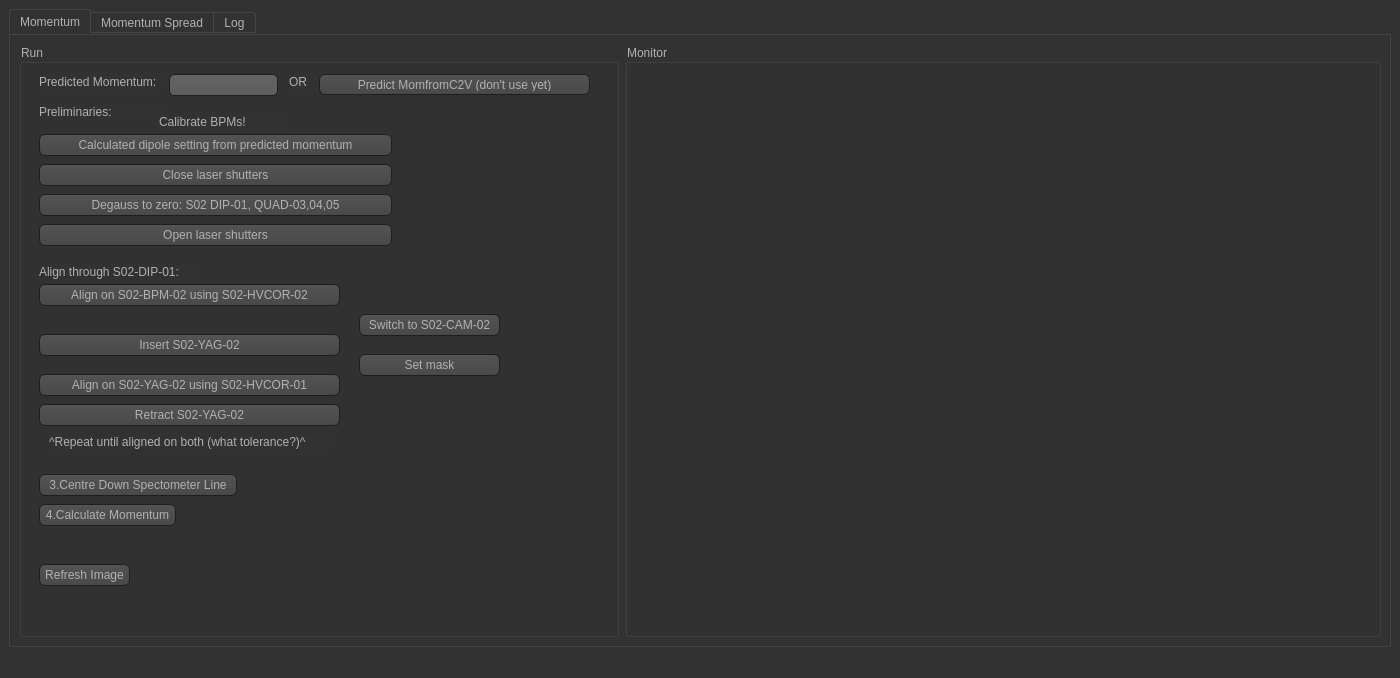
<?xml version="1.0" encoding="UTF-8"?>
<ui version="4.0">
 <class>MainWindow</class>
 <widget class="QMainWindow" name="MainWindow">
  <property name="geometry">
   <rect>
    <x>0</x>
    <y>0</y>
    <width>1400</width>
    <height>678</height>
   </rect>
  </property>
  <property name="windowTitle">
   <string>MainWindow</string>
  </property>
  <property name="styleSheet">
   <string notr="true">QToolTip
{
     border: 1px solid black;
     background-color: #ffa02f;
     padding: 1px;
     border-radius: 3px;
     opacity: 100;
}

QWidget
{
    color: #b1b1b1;
    background-color: #323232;
}

QWidget:item:hover
{
    background-color: QLinearGradient( x1: 0, y1: 0, x2: 0, y2: 1, stop: 0 #ffa02f, stop: 1 #ca0619);
    color: #000000;
}

QWidget:item:selected
{
    background-color: QLinearGradient( x1: 0, y1: 0, x2: 0, y2: 1, stop: 0 #ffa02f, stop: 1 #d7801a);
}

QMenuBar::item
{
    background: transparent;
}

QMenuBar::item:selected
{
    background: transparent;
    border: 1px solid #ffaa00;
}

QMenuBar::item:pressed
{
    background: #444;
    border: 1px solid #000;
    background-color: QLinearGradient(
        x1:0, y1:0,
        x2:0, y2:1,
        stop:1 #212121,
        stop:0.4 #343434/*,
        stop:0.2 #343434,
        stop:0.1 #ffaa00*/
    );
    margin-bottom:-1px;
    padding-bottom:1px;
}

QMenu
{
    border: 1px solid #000;
}

QMenu::item
{
    padding: 2px 20px 2px 20px;
}

QMenu::item:selected
{
    color: #000000;
}

QWidget:disabled
{
    color: #404040;
    background-color: #323232;
}

QAbstractItemView
{
    background-color: QLinearGradient( x1: 0, y1: 0, x2: 0, y2: 1, stop: 0 #4d4d4d, stop: 0.1 #646464, stop: 1 #5d5d5d);
}

QWidget:focus
{
    /*border: 2px solid QLinearGradient( x1: 0, y1: 0, x2: 0, y2: 1, stop: 0 #ffa02f, stop: 1 #d7801a);*/
}

QLineEdit
{
    background-color: QLinearGradient( x1: 0, y1: 0, x2: 0, y2: 1, stop: 0 #4d4d4d, stop: 0 #646464, stop: 1 #5d5d5d);
    padding: 1px;
    border-style: solid;
    border: 1px solid #1e1e1e;
    border-radius: 5;
}

QPushButton
{
    color: #b1b1b1;
    background-color: QLinearGradient( x1: 0, y1: 0, x2: 0, y2: 1, stop: 0 #565656, stop: 0.1 #525252, stop: 0.5 #4e4e4e, stop: 0.9 #4a4a4a, stop: 1 #464646);
    border-width: 1px;
    border-color: #1e1e1e;
    border-style: solid;
    border-radius: 6;
    padding: 3px;
    font-size: 12px;
    padding-left: 5px;
    padding-right: 5px;
}

QPushButton:pressed
{
    background-color: QLinearGradient( x1: 0, y1: 0, x2: 0, y2: 1, stop: 0 #2d2d2d, stop: 0.1 #2b2b2b, stop: 0.5 #292929, stop: 0.9 #282828, stop: 1 #252525);
}

QComboBox
{
    selection-background-color: #ffaa00;
    background-color: QLinearGradient( x1: 0, y1: 0, x2: 0, y2: 1, stop: 0 #565656, stop: 0.1 #525252, stop: 0.5 #4e4e4e, stop: 0.9 #4a4a4a, stop: 1 #464646);
    border-style: solid;
    border: 1px solid #1e1e1e;
    border-radius: 5;
}

QComboBox:hover,QPushButton:hover
{
    border: 2px solid QLinearGradient( x1: 0, y1: 0, x2: 0, y2: 1, stop: 0 #ffa02f, stop: 1 #d7801a);
}


QComboBox:on
{
    padding-top: 3px;
    padding-left: 4px;
    background-color: QLinearGradient( x1: 0, y1: 0, x2: 0, y2: 1, stop: 0 #2d2d2d, stop: 0.1 #2b2b2b, stop: 0.5 #292929, stop: 0.9 #282828, stop: 1 #252525);
    selection-background-color: #ffaa00;
}

QComboBox QAbstractItemView
{
    border: 2px solid darkgray;
    selection-background-color: QLinearGradient( x1: 0, y1: 0, x2: 0, y2: 1, stop: 0 #ffa02f, stop: 1 #d7801a);
}

QComboBox::drop-down
{
     subcontrol-origin: padding;
     subcontrol-position: top right;
     width: 15px;

     border-left-width: 0px;
     border-left-color: darkgray;
     border-left-style: solid; /* just a single line */
     border-top-right-radius: 3px; /* same radius as the QComboBox */
     border-bottom-right-radius: 3px;
 }

QComboBox::down-arrow
{
     image: url(:/down_arrow.png);
}

QGroupBox:focus
{
border: 2px solid QLinearGradient( x1: 0, y1: 0, x2: 0, y2: 1, stop: 0 #ffa02f, stop: 1 #d7801a);
}

QTextEdit:focus
{
    border: 2px solid QLinearGradient( x1: 0, y1: 0, x2: 0, y2: 1, stop: 0 #ffa02f, stop: 1 #d7801a);
}

QScrollBar:horizontal {
     border: 1px solid #222222;
     background: QLinearGradient( x1: 0, y1: 0, x2: 0, y2: 1, stop: 0.0 #121212, stop: 0.2 #282828, stop: 1 #484848);
     height: 7px;
     margin: 0px 16px 0 16px;
}

QScrollBar::handle:horizontal
{
      background: QLinearGradient( x1: 0, y1: 0, x2: 1, y2: 0, stop: 0 #ffa02f, stop: 0.5 #d7801a, stop: 1 #ffa02f);
      min-height: 20px;
      border-radius: 2px;
}

QScrollBar::add-line:horizontal {
      border: 1px solid #1b1b19;
      border-radius: 2px;
      background: QLinearGradient( x1: 0, y1: 0, x2: 1, y2: 0, stop: 0 #ffa02f, stop: 1 #d7801a);
      width: 14px;
      subcontrol-position: right;
      subcontrol-origin: margin;
}

QScrollBar::sub-line:horizontal {
      border: 1px solid #1b1b19;
      border-radius: 2px;
      background: QLinearGradient( x1: 0, y1: 0, x2: 1, y2: 0, stop: 0 #ffa02f, stop: 1 #d7801a);
      width: 14px;
     subcontrol-position: left;
     subcontrol-origin: margin;
}

QScrollBar::right-arrow:horizontal, QScrollBar::left-arrow:horizontal
{
      border: 1px solid black;
      width: 1px;
      height: 1px;
      background: white;
}

QScrollBar::add-page:horizontal, QScrollBar::sub-page:horizontal
{
      background: none;
}

QScrollBar:vertical
{
      background: QLinearGradient( x1: 0, y1: 0, x2: 1, y2: 0, stop: 0.0 #121212, stop: 0.2 #282828, stop: 1 #484848);
      width: 7px;
      margin: 16px 0 16px 0;
      border: 1px solid #222222;
}

QScrollBar::handle:vertical
{
      background: QLinearGradient( x1: 0, y1: 0, x2: 0, y2: 1, stop: 0 #ffa02f, stop: 0.5 #d7801a, stop: 1 #ffa02f);
      min-height: 20px;
      border-radius: 2px;
}

QScrollBar::add-line:vertical
{
      border: 1px solid #1b1b19;
      border-radius: 2px;
      background: QLinearGradient( x1: 0, y1: 0, x2: 0, y2: 1, stop: 0 #ffa02f, stop: 1 #d7801a);
      height: 14px;
      subcontrol-position: bottom;
      subcontrol-origin: margin;
}

QScrollBar::sub-line:vertical
{
      border: 1px solid #1b1b19;
      border-radius: 2px;
      background: QLinearGradient( x1: 0, y1: 0, x2: 0, y2: 1, stop: 0 #d7801a, stop: 1 #ffa02f);
      height: 14px;
      subcontrol-position: top;
      subcontrol-origin: margin;
}

QScrollBar::up-arrow:vertical, QScrollBar::down-arrow:vertical
{
      border: 1px solid black;
      width: 1px;
      height: 1px;
      background: white;
}


QScrollBar::add-page:vertical, QScrollBar::sub-page:vertical
{
      background: none;
}

QTextEdit
{
    background-color: #242424;
}

QPlainTextEdit
{
    background-color: #242424;
}

QHeaderView::section
{
    background-color: QLinearGradient(x1:0, y1:0, x2:0, y2:1, stop:0 #616161, stop: 0.5 #505050, stop: 0.6 #434343, stop:1 #656565);
    color: white;
    padding-left: 4px;
    border: 1px solid #6c6c6c;
}

QCheckBox:disabled
{
color: #414141;
}

QDockWidget::title
{
    text-align: center;
    spacing: 3px; /* spacing between items in the tool bar */
    background-color: QLinearGradient(x1:0, y1:0, x2:0, y2:1, stop:0 #323232, stop: 0.5 #242424, stop:1 #323232);
}

QDockWidget::close-button, QDockWidget::float-button
{
    text-align: center;
    spacing: 1px; /* spacing between items in the tool bar */
    background-color: QLinearGradient(x1:0, y1:0, x2:0, y2:1, stop:0 #323232, stop: 0.5 #242424, stop:1 #323232);
}

QDockWidget::close-button:hover, QDockWidget::float-button:hover
{
    background: #242424;
}

QDockWidget::close-button:pressed, QDockWidget::float-button:pressed
{
    padding: 1px -1px -1px 1px;
}

QMainWindow::separator
{
    background-color: QLinearGradient(x1:0, y1:0, x2:0, y2:1, stop:0 #161616, stop: 0.5 #151515, stop: 0.6 #212121, stop:1 #343434);
    color: white;
    padding-left: 4px;
    border: 1px solid #4c4c4c;
    spacing: 3px; /* spacing between items in the tool bar */
}

QMainWindow::separator:hover
{

    background-color: QLinearGradient(x1:0, y1:0, x2:0, y2:1, stop:0 #d7801a, stop:0.5 #b56c17 stop:1 #ffa02f);
    color: white;
    padding-left: 4px;
    border: 1px solid #6c6c6c;
    spacing: 3px; /* spacing between items in the tool bar */
}

QToolBar::handle
{
     spacing: 3px; /* spacing between items in the tool bar */
     background: url(:/images/handle.png);
}

QMenu::separator
{
    height: 2px;
    background-color: QLinearGradient(x1:0, y1:0, x2:0, y2:1, stop:0 #161616, stop: 0.5 #151515, stop: 0.6 #212121, stop:1 #343434);
    color: white;
    padding-left: 4px;
    margin-left: 10px;
    margin-right: 5px;
}

QProgressBar
{
    border: 2px solid grey;
    border-radius: 5px;
    text-align: center;
}

QProgressBar::chunk
{
    background-color: #d7801a;
    width: 2.15px;
    margin: 0.5px;
}

QTabBar::tab {
    color: #b1b1b1;
    border: 1px solid #444;
    border-bottom-style: none;
    background-color: #323232;
    padding-left: 10px;
    padding-right: 10px;
    padding-top: 3px;
    padding-bottom: 2px;
    margin-right: -1px;
}

QTabWidget::pane {
    border: 1px solid #444;
    top: 1px;
}

QTabBar::tab:last
{
    margin-right: 0; /* the last selected tab has nothing to overlap with on the right */
    border-top-right-radius: 3px;
}

QTabBar::tab:first:!selected
{
 margin-left: 0px; /* the last selected tab has nothing to overlap with on the right */


    border-top-left-radius: 3px;
}

QTabBar::tab:!selected
{
    color: #b1b1b1;
    border-bottom-style: solid;
    margin-top: 3px;
    background-color: QLinearGradient(x1:0, y1:0, x2:0, y2:1, stop:1 #212121, stop:.4 #343434);
}

QTabBar::tab:selected
{
    border-top-left-radius: 3px;
    border-top-right-radius: 3px;
    margin-bottom: 0px;
}

QTabBar::tab:!selected:hover
{
    /*border-top: 2px solid #ffaa00;
    padding-bottom: 3px;*/
    border-top-left-radius: 3px;
    border-top-right-radius: 3px;
    background-color: QLinearGradient(x1:0, y1:0, x2:0, y2:1, stop:1 #212121, stop:0.4 #343434, stop:0.2 #343434, stop:0.1 #ffaa00);
}

QRadioButton::indicator:checked, QRadioButton::indicator:unchecked{
    color: #b1b1b1;
    background-color: #323232;
    border: 1px solid #b1b1b1;
    border-radius: 6px;
}

QRadioButton::indicator:checked
{
    background-color: qradialgradient(
        cx: 0.5, cy: 0.5,
        fx: 0.5, fy: 0.5,
        radius: 1.0,
        stop: 0.25 #ffaa00,
        stop: 0.3 #323232
    );
}

QCheckBox::indicator{
    color: #b1b1b1;
    background-color: #323232;
    border: 1px solid #b1b1b1;
    width: 9px;
    height: 9px;
}

QRadioButton::indicator
{
    border-radius: 6px;
}

QRadioButton::indicator:hover, QCheckBox::indicator:hover
{
    border: 1px solid #ffaa00;
}

QCheckBox::indicator:checked
{
    background-color: qradialgradient(
        cx: 0.5, cy: 0.5,
        fx: 0.5, fy: 0.5,
        radius: 1.0,
        stop: 0.25 #ffaa00,
        stop: 0.3 #323232
    );
    image:url(:/images/checkbox.png);
}

QCheckBox::indicator:disabled, QRadioButton::indicator:disabled
{
    border: 1px solid #444;
}</string>
  </property>
  <widget class="QWidget" name="centralwidget">
   <layout class="QHBoxLayout" name="horizontalLayout">
    <item>
     <widget class="QTabWidget" name="tabWidget">
      <property name="currentIndex">
       <number>0</number>
      </property>
      <widget class="QWidget" name="tab">
       <attribute name="title">
        <string>Momentum</string>
       </attribute>
       <layout class="QHBoxLayout" name="horizontalLayout_2">
        <item>
         <widget class="QGroupBox" name="groupBox_run">
          <property name="minimumSize">
           <size>
            <width>500</width>
            <height>0</height>
           </size>
          </property>
          <property name="maximumSize">
           <size>
            <width>600</width>
            <height>16777215</height>
           </size>
          </property>
          <property name="title">
           <string>Run</string>
          </property>
          <widget class="QLabel" name="label">
           <property name="geometry">
            <rect>
             <x>20</x>
             <y>30</y>
             <width>126</width>
             <height>16</height>
            </rect>
           </property>
           <property name="text">
            <string>Predicted Momentum:</string>
           </property>
          </widget>
          <widget class="QLineEdit" name="lineEdit_predictMom">
           <property name="geometry">
            <rect>
             <x>150</x>
             <y>30</y>
             <width>109</width>
             <height>22</height>
            </rect>
           </property>
          </widget>
          <widget class="QPushButton" name="pushButton_refreshImage">
           <property name="geometry">
            <rect>
             <x>20</x>
             <y>520</y>
             <width>91</width>
             <height>22</height>
            </rect>
           </property>
           <property name="text">
            <string>Refresh Image</string>
           </property>
          </widget>
          <widget class="QPushButton" name="pushButton_CentreC2V">
           <property name="geometry">
            <rect>
             <x>20</x>
             <y>430</y>
             <width>198</width>
             <height>22</height>
            </rect>
           </property>
           <property name="text">
            <string>3.Centre Down Spectometer Line</string>
           </property>
           <property name="checked">
            <bool>false</bool>
           </property>
          </widget>
          <widget class="QPushButton" name="pushButton_CalcMom">
           <property name="geometry">
            <rect>
             <x>20</x>
             <y>460</y>
             <width>137</width>
             <height>22</height>
            </rect>
           </property>
           <property name="text">
            <string>4.Calculate Momentum</string>
           </property>
           <property name="checked">
            <bool>false</bool>
           </property>
          </widget>
          <widget class="QPushButton" name="pushButton_Align_1">
           <property name="geometry">
            <rect>
             <x>20</x>
             <y>240</y>
             <width>301</width>
             <height>22</height>
            </rect>
           </property>
           <property name="text">
            <string>Align on S02-BPM-02 using S02-HVCOR-02</string>
           </property>
           <property name="checked">
            <bool>false</bool>
           </property>
          </widget>
          <widget class="QPushButton" name="pushButton_Prelim_1">
           <property name="geometry">
            <rect>
             <x>20</x>
             <y>90</y>
             <width>353</width>
             <height>22</height>
            </rect>
           </property>
           <property name="sizePolicy">
            <sizepolicy hsizetype="Minimum" vsizetype="Fixed">
             <horstretch>0</horstretch>
             <verstretch>0</verstretch>
            </sizepolicy>
           </property>
           <property name="minimumSize">
            <size>
             <width>140</width>
             <height>0</height>
            </size>
           </property>
           <property name="maximumSize">
            <size>
             <width>371</width>
             <height>16777215</height>
            </size>
           </property>
           <property name="text">
            <string>Calculated dipole setting from predicted momentum</string>
           </property>
           <property name="checked">
            <bool>false</bool>
           </property>
          </widget>
          <widget class="QPushButton" name="pushButton_Prelim_2">
           <property name="geometry">
            <rect>
             <x>20</x>
             <y>120</y>
             <width>353</width>
             <height>22</height>
            </rect>
           </property>
           <property name="sizePolicy">
            <sizepolicy hsizetype="Minimum" vsizetype="Fixed">
             <horstretch>0</horstretch>
             <verstretch>0</verstretch>
            </sizepolicy>
           </property>
           <property name="minimumSize">
            <size>
             <width>140</width>
             <height>0</height>
            </size>
           </property>
           <property name="maximumSize">
            <size>
             <width>371</width>
             <height>16777215</height>
            </size>
           </property>
           <property name="text">
            <string>Close laser shutters</string>
           </property>
           <property name="checked">
            <bool>false</bool>
           </property>
          </widget>
          <widget class="QPushButton" name="pushButton_Align_2_A">
           <property name="geometry">
            <rect>
             <x>340</x>
             <y>270</y>
             <width>141</width>
             <height>22</height>
            </rect>
           </property>
           <property name="sizePolicy">
            <sizepolicy hsizetype="Minimum" vsizetype="Fixed">
             <horstretch>0</horstretch>
             <verstretch>0</verstretch>
            </sizepolicy>
           </property>
           <property name="minimumSize">
            <size>
             <width>140</width>
             <height>0</height>
            </size>
           </property>
           <property name="maximumSize">
            <size>
             <width>371</width>
             <height>16777215</height>
            </size>
           </property>
           <property name="text">
            <string>Switch to S02-CAM-02</string>
           </property>
           <property name="checked">
            <bool>false</bool>
           </property>
          </widget>
          <widget class="QPushButton" name="pushButton_Prelim_3">
           <property name="geometry">
            <rect>
             <x>20</x>
             <y>150</y>
             <width>353</width>
             <height>22</height>
            </rect>
           </property>
           <property name="sizePolicy">
            <sizepolicy hsizetype="Minimum" vsizetype="Fixed">
             <horstretch>0</horstretch>
             <verstretch>0</verstretch>
            </sizepolicy>
           </property>
           <property name="minimumSize">
            <size>
             <width>140</width>
             <height>0</height>
            </size>
           </property>
           <property name="maximumSize">
            <size>
             <width>371</width>
             <height>16777215</height>
            </size>
           </property>
           <property name="text">
            <string>Degauss to zero: S02 DIP-01, QUAD-03,04,05</string>
           </property>
           <property name="checked">
            <bool>false</bool>
           </property>
          </widget>
          <widget class="QLabel" name="label_2">
           <property name="geometry">
            <rect>
             <x>20</x>
             <y>60</y>
             <width>126</width>
             <height>16</height>
            </rect>
           </property>
           <property name="text">
            <string>Preliminaries:</string>
           </property>
          </widget>
          <widget class="QLabel" name="label_3">
           <property name="geometry">
            <rect>
             <x>20</x>
             <y>220</y>
             <width>161</width>
             <height>16</height>
            </rect>
           </property>
           <property name="text">
            <string>Align through S02-DIP-01:</string>
           </property>
          </widget>
          <widget class="QPushButton" name="pushButton_Align_2">
           <property name="geometry">
            <rect>
             <x>20</x>
             <y>290</y>
             <width>301</width>
             <height>22</height>
            </rect>
           </property>
           <property name="text">
            <string>Insert S02-YAG-02</string>
           </property>
           <property name="checked">
            <bool>false</bool>
           </property>
          </widget>
          <widget class="QPushButton" name="pushButton_Align_3">
           <property name="geometry">
            <rect>
             <x>20</x>
             <y>330</y>
             <width>301</width>
             <height>22</height>
            </rect>
           </property>
           <property name="text">
            <string>Align on S02-YAG-02 using S02-HVCOR-01</string>
           </property>
           <property name="checked">
            <bool>false</bool>
           </property>
          </widget>
          <widget class="QPushButton" name="pushButton_Align_4">
           <property name="geometry">
            <rect>
             <x>20</x>
             <y>360</y>
             <width>301</width>
             <height>22</height>
            </rect>
           </property>
           <property name="text">
            <string>Retract S02-YAG-02</string>
           </property>
           <property name="checked">
            <bool>false</bool>
           </property>
          </widget>
          <widget class="QLabel" name="label_4">
           <property name="geometry">
            <rect>
             <x>30</x>
             <y>390</y>
             <width>281</width>
             <height>16</height>
            </rect>
           </property>
           <property name="text">
            <string>^Repeat until aligned on both (what tolerance?)^</string>
           </property>
          </widget>
          <widget class="QLabel" name="label_5">
           <property name="geometry">
            <rect>
             <x>140</x>
             <y>70</y>
             <width>126</width>
             <height>16</height>
            </rect>
           </property>
           <property name="text">
            <string>Calibrate BPMs!</string>
           </property>
          </widget>
          <widget class="QLabel" name="label_6">
           <property name="geometry">
            <rect>
             <x>270</x>
             <y>30</y>
             <width>31</width>
             <height>16</height>
            </rect>
           </property>
           <property name="text">
            <string>OR</string>
           </property>
          </widget>
          <widget class="QPushButton" name="pushButton_predictfromC2V">
           <property name="geometry">
            <rect>
             <x>300</x>
             <y>30</y>
             <width>271</width>
             <height>21</height>
            </rect>
           </property>
           <property name="sizePolicy">
            <sizepolicy hsizetype="Minimum" vsizetype="Fixed">
             <horstretch>0</horstretch>
             <verstretch>0</verstretch>
            </sizepolicy>
           </property>
           <property name="minimumSize">
            <size>
             <width>140</width>
             <height>0</height>
            </size>
           </property>
           <property name="maximumSize">
            <size>
             <width>371</width>
             <height>16777215</height>
            </size>
           </property>
           <property name="text">
            <string>Predict MomfromC2V (don't use yet)</string>
           </property>
           <property name="checked">
            <bool>false</bool>
           </property>
          </widget>
          <widget class="QPushButton" name="pushButton_Prelim_4">
           <property name="geometry">
            <rect>
             <x>20</x>
             <y>180</y>
             <width>353</width>
             <height>22</height>
            </rect>
           </property>
           <property name="sizePolicy">
            <sizepolicy hsizetype="Minimum" vsizetype="Fixed">
             <horstretch>0</horstretch>
             <verstretch>0</verstretch>
            </sizepolicy>
           </property>
           <property name="minimumSize">
            <size>
             <width>140</width>
             <height>0</height>
            </size>
           </property>
           <property name="maximumSize">
            <size>
             <width>371</width>
             <height>16777215</height>
            </size>
           </property>
           <property name="text">
            <string>Open laser shutters</string>
           </property>
           <property name="checked">
            <bool>false</bool>
           </property>
          </widget>
          <widget class="QPushButton" name="pushButton_Align_2_B">
           <property name="geometry">
            <rect>
             <x>340</x>
             <y>310</y>
             <width>141</width>
             <height>22</height>
            </rect>
           </property>
           <property name="sizePolicy">
            <sizepolicy hsizetype="Minimum" vsizetype="Fixed">
             <horstretch>0</horstretch>
             <verstretch>0</verstretch>
            </sizepolicy>
           </property>
           <property name="minimumSize">
            <size>
             <width>140</width>
             <height>0</height>
            </size>
           </property>
           <property name="maximumSize">
            <size>
             <width>371</width>
             <height>16777215</height>
            </size>
           </property>
           <property name="text">
            <string>Set mask</string>
           </property>
           <property name="checked">
            <bool>false</bool>
           </property>
          </widget>
         </widget>
        </item>
        <item>
         <widget class="QGroupBox" name="groupBox_monitor">
          <property name="minimumSize">
           <size>
            <width>600</width>
            <height>0</height>
           </size>
          </property>
          <property name="title">
           <string>Monitor</string>
          </property>
          <layout class="QHBoxLayout" name="horizontalLayout_4"/>
         </widget>
        </item>
       </layout>
      </widget>
      <widget class="QWidget" name="tab_2">
       <attribute name="title">
        <string>Momentum Spread</string>
       </attribute>
       <layout class="QHBoxLayout" name="horizontalLayout_3">
        <item>
         <widget class="QGroupBox" name="groupBox_s_run">
          <property name="minimumSize">
           <size>
            <width>500</width>
            <height>0</height>
           </size>
          </property>
          <property name="maximumSize">
           <size>
            <width>500</width>
            <height>16777215</height>
           </size>
          </property>
          <property name="title">
           <string>Run</string>
          </property>
          <layout class="QGridLayout" name="gridLayout_2">
           <item row="4" column="0">
            <widget class="QPushButton" name="pushButton_CalcDisp">
             <property name="text">
              <string>3. Calculate Dispersion</string>
             </property>
             <property name="checked">
              <bool>false</bool>
             </property>
            </widget>
           </item>
           <item row="6" column="0">
            <widget class="QPushButton" name="pushButton_Calc">
             <property name="text">
              <string>4. Calculate Momentum Spread</string>
             </property>
             <property name="checked">
              <bool>false</bool>
             </property>
            </widget>
           </item>
           <item row="0" column="0">
            <widget class="QCheckBox" name="checkBox_done_mom">
             <property name="text">
              <string>Momentum Measurement Done</string>
             </property>
            </widget>
           </item>
           <item row="7" column="0" colspan="2">
            <widget class="QPushButton" name="pushButton_refreshProfile">
             <property name="text">
              <string>Refresh Profile</string>
             </property>
            </widget>
           </item>
           <item row="1" column="0">
            <widget class="QPushButton" name="pushButton_Checks">
             <property name="text">
              <string>1. Checks</string>
             </property>
             <property name="checked">
              <bool>false</bool>
             </property>
            </widget>
           </item>
           <item row="2" column="0">
            <widget class="QPushButton" name="pushButton_MinBeta">
             <property name="text">
              <string>2. Minimise Beta</string>
             </property>
             <property name="checked">
              <bool>false</bool>
             </property>
            </widget>
           </item>
           <item row="3" column="0">
            <widget class="QPushButton" name="pushButton_SetDispSize">
             <property name="text">
              <string>3. Set Dispersion Size</string>
             </property>
            </widget>
           </item>
          </layout>
         </widget>
        </item>
        <item>
         <widget class="QGroupBox" name="groupBox_s_monitor">
          <property name="minimumSize">
           <size>
            <width>600</width>
            <height>0</height>
           </size>
          </property>
          <property name="title">
           <string>Monitor</string>
          </property>
          <layout class="QHBoxLayout" name="horizontalLayout_5"/>
         </widget>
        </item>
       </layout>
      </widget>
      <widget class="QWidget" name="tabLog">
       <attribute name="title">
        <string>Log</string>
       </attribute>
       <layout class="QHBoxLayout" name="horizontalLayout_6">
        <item>
         <layout class="QGridLayout" name="gridLayout_3"/>
        </item>
       </layout>
      </widget>
     </widget>
    </item>
   </layout>
  </widget>
  <widget class="QMenuBar" name="menubar">
   <property name="geometry">
    <rect>
     <x>0</x>
     <y>0</y>
     <width>1400</width>
     <height>26</height>
    </rect>
   </property>
  </widget>
  <widget class="QStatusBar" name="statusbar"/>
 </widget>
 <resources/>
 <connections/>
</ui>
